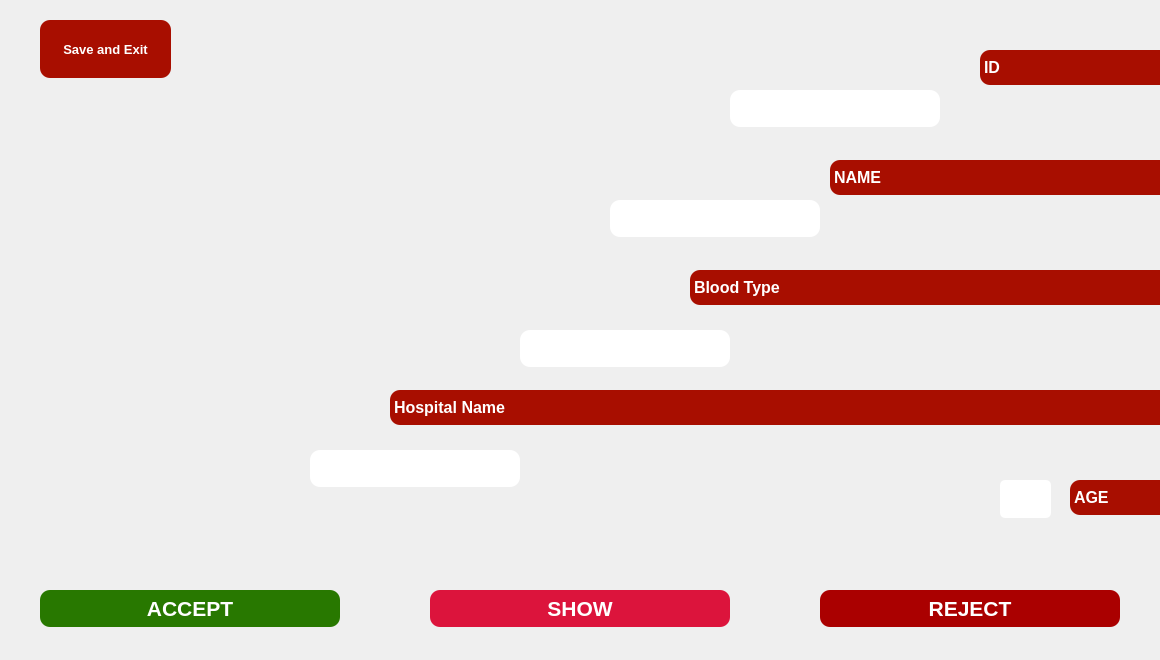
<?xml version="1.0" encoding="UTF-8"?>
<ui version="4.0">
 <class>showrecipientrequests</class>
 <widget class="QDialog" name="showrecipientrequests">
  <property name="geometry">
   <rect>
    <x>0</x>
    <y>0</y>
    <width>1160</width>
    <height>660</height>
   </rect>
  </property>
  <property name="windowTitle">
   <string>Dialog</string>
  </property>
  <widget class="QPlainTextEdit" name="NAME">
   <property name="enabled">
    <bool>true</bool>
   </property>
   <property name="geometry">
    <rect>
     <x>610</x>
     <y>200</y>
     <width>210</width>
     <height>40</height>
    </rect>
   </property>
   <property name="font">
    <font>
     <family>Times New Roman</family>
     <pointsize>16</pointsize>
     <weight>75</weight>
     <bold>true</bold>
    </font>
   </property>
   <property name="layoutDirection">
    <enum>Qt::RightToLeft</enum>
   </property>
   <property name="styleSheet">
    <string notr="true">#NAME{
background-color:rgb(255, 255, 255);
colorr:rgb(220, 20, 60);
border-radius: 10px;
margin-bottom:3px;
}</string>
   </property>
  </widget>
  <widget class="QPushButton" name="save">
   <property name="geometry">
    <rect>
     <x>40</x>
     <y>20</y>
     <width>131</width>
     <height>61</height>
    </rect>
   </property>
   <property name="font">
    <font>
     <pointsize>10</pointsize>
     <weight>75</weight>
     <bold>true</bold>
    </font>
   </property>
   <property name="styleSheet">
    <string notr="true">#save{
color:rgb(255, 255, 255);
background-color: rgb(168, 14, 0);;
border-radius: 10px;
margin-bottom:3px;
}

#save:hover{
background-color: rgb(235, 0, 0);
}</string>
   </property>
   <property name="text">
    <string>Save and Exit</string>
   </property>
  </widget>
  <widget class="QLabel" name="label">
   <property name="geometry">
    <rect>
     <x>980</x>
     <y>50</y>
     <width>210</width>
     <height>40</height>
    </rect>
   </property>
   <property name="font">
    <font>
     <pointsize>12</pointsize>
     <weight>75</weight>
     <bold>true</bold>
    </font>
   </property>
   <property name="styleSheet">
    <string notr="true">#label{
color:white;
background-color:rgb(168, 14, 0);;
border-radius: 10px;
margin-bottom:5px;
}</string>
   </property>
   <property name="text">
    <string>ID</string>
   </property>
   <property name="indent">
    <number>-1</number>
   </property>
  </widget>
  <widget class="QLabel" name="label_4">
   <property name="geometry">
    <rect>
     <x>390</x>
     <y>390</y>
     <width>800</width>
     <height>40</height>
    </rect>
   </property>
   <property name="font">
    <font>
     <pointsize>12</pointsize>
     <weight>75</weight>
     <bold>true</bold>
    </font>
   </property>
   <property name="layoutDirection">
    <enum>Qt::LeftToRight</enum>
   </property>
   <property name="styleSheet">
    <string notr="true">#label_4{
color:white;
background-color:rgb(168, 14, 0);
border-radius: 10px;
margin-bottom:5px;
}</string>
   </property>
   <property name="text">
    <string>Hospital Name</string>
   </property>
  </widget>
  <widget class="QPlainTextEdit" name="BloodType">
   <property name="enabled">
    <bool>true</bool>
   </property>
   <property name="geometry">
    <rect>
     <x>520</x>
     <y>330</y>
     <width>210</width>
     <height>40</height>
    </rect>
   </property>
   <property name="font">
    <font>
     <family>Times New Roman</family>
     <pointsize>16</pointsize>
     <weight>75</weight>
     <bold>true</bold>
    </font>
   </property>
   <property name="layoutDirection">
    <enum>Qt::RightToLeft</enum>
   </property>
   <property name="styleSheet">
    <string notr="true">#BloodType{
background-color:rgb(255, 255, 255);
colorr:rgb(220, 20, 60);
border-radius: 10px;
margin-bottom:3px;
}</string>
   </property>
  </widget>
  <widget class="QPlainTextEdit" name="AGE">
   <property name="geometry">
    <rect>
     <x>1000</x>
     <y>480</y>
     <width>51</width>
     <height>41</height>
    </rect>
   </property>
   <property name="font">
    <font>
     <family>Times New Roman</family>
     <pointsize>16</pointsize>
     <weight>75</weight>
     <bold>true</bold>
    </font>
   </property>
   <property name="styleSheet">
    <string notr="true">#AGE{
background-color:rgb(255, 255, 255);
colorr:rgb(220, 20, 60);
border-radius: 5px;
margin-bottom:3px;
}</string>
   </property>
  </widget>
  <widget class="QLabel" name="label_5">
   <property name="geometry">
    <rect>
     <x>1070</x>
     <y>480</y>
     <width>100</width>
     <height>40</height>
    </rect>
   </property>
   <property name="font">
    <font>
     <pointsize>12</pointsize>
     <weight>75</weight>
     <bold>true</bold>
    </font>
   </property>
   <property name="styleSheet">
    <string notr="true">#label_5{
color:white;
background-color:rgb(168, 14, 0);;
border-radius: 10px;
margin-bottom:5px;
}</string>
   </property>
   <property name="text">
    <string>AGE</string>
   </property>
  </widget>
  <widget class="QPushButton" name="SHOW">
   <property name="geometry">
    <rect>
     <x>430</x>
     <y>590</y>
     <width>300</width>
     <height>40</height>
    </rect>
   </property>
   <property name="font">
    <font>
     <pointsize>16</pointsize>
     <weight>75</weight>
     <bold>true</bold>
    </font>
   </property>
   <property name="styleSheet">
    <string notr="true">#SHOW{
background-color:rgb(220, 20, 60);
color:rgb(255, 255, 255);
border-radius: 10px;
margin-bottom:3px;
}</string>
   </property>
   <property name="text">
    <string>SHOW</string>
   </property>
  </widget>
  <widget class="QPushButton" name="ACCEPT">
   <property name="geometry">
    <rect>
     <x>40</x>
     <y>590</y>
     <width>300</width>
     <height>40</height>
    </rect>
   </property>
   <property name="font">
    <font>
     <pointsize>16</pointsize>
     <weight>75</weight>
     <bold>true</bold>
    </font>
   </property>
   <property name="styleSheet">
    <string notr="true">#ACCEPT{
	color:rgb(255, 255, 255);
background-color:rgb(40, 120, 0);
border-radius: 10px;
margin-bottom:3px;
}

#ACCEPT:hover{
background-color: rgb(19, 207, 35);
}</string>
   </property>
   <property name="text">
    <string>ACCEPT</string>
   </property>
  </widget>
  <widget class="QLabel" name="label_3">
   <property name="geometry">
    <rect>
     <x>690</x>
     <y>270</y>
     <width>600</width>
     <height>40</height>
    </rect>
   </property>
   <property name="font">
    <font>
     <pointsize>12</pointsize>
     <weight>75</weight>
     <bold>true</bold>
    </font>
   </property>
   <property name="styleSheet">
    <string notr="true">#label_3{
color:white;
background-color:rgb(168, 14, 0);;
border-radius: 10px;
margin-bottom:5px;
}</string>
   </property>
   <property name="text">
    <string>Blood Type</string>
   </property>
  </widget>
  <widget class="QPushButton" name="REJECT">
   <property name="geometry">
    <rect>
     <x>820</x>
     <y>590</y>
     <width>300</width>
     <height>40</height>
    </rect>
   </property>
   <property name="font">
    <font>
     <pointsize>16</pointsize>
     <weight>75</weight>
     <bold>true</bold>
    </font>
   </property>
   <property name="styleSheet">
    <string notr="true">#REJECT{
color:rgb(255, 255, 255);
background-color:rgb(170, 0, 0);
border-radius: 10px;
margin-bottom:3px;
}


#REJECT:hover{
background-color: rgb(235, 0, 0);
}</string>
   </property>
   <property name="text">
    <string>REJECT</string>
   </property>
  </widget>
  <widget class="QLabel" name="label_2">
   <property name="geometry">
    <rect>
     <x>830</x>
     <y>160</y>
     <width>400</width>
     <height>40</height>
    </rect>
   </property>
   <property name="font">
    <font>
     <pointsize>12</pointsize>
     <weight>75</weight>
     <bold>true</bold>
    </font>
   </property>
   <property name="styleSheet">
    <string notr="true">#label_2{
color:white;
background-color:rgb(168, 14, 0);;
border-radius: 10px;
margin-bottom:5px;
}</string>
   </property>
   <property name="text">
    <string>NAME</string>
   </property>
  </widget>
  <widget class="QPlainTextEdit" name="ID">
   <property name="enabled">
    <bool>true</bool>
   </property>
   <property name="geometry">
    <rect>
     <x>730</x>
     <y>90</y>
     <width>210</width>
     <height>40</height>
    </rect>
   </property>
   <property name="font">
    <font>
     <family>Times New Roman</family>
     <pointsize>16</pointsize>
     <weight>75</weight>
     <bold>true</bold>
    </font>
   </property>
   <property name="layoutDirection">
    <enum>Qt::RightToLeft</enum>
   </property>
   <property name="styleSheet">
    <string notr="true">#ID{
background-color:rgb(255, 255, 255);
color:rgb(220, 20, 60);
border-radius: 10px;
margin-bottom:3px;
}</string>
   </property>
  </widget>
  <widget class="QPlainTextEdit" name="HospitalName">
   <property name="enabled">
    <bool>true</bool>
   </property>
   <property name="geometry">
    <rect>
     <x>310</x>
     <y>450</y>
     <width>210</width>
     <height>40</height>
    </rect>
   </property>
   <property name="font">
    <font>
     <family>Times New Roman</family>
     <pointsize>16</pointsize>
     <weight>75</weight>
     <bold>true</bold>
    </font>
   </property>
   <property name="layoutDirection">
    <enum>Qt::RightToLeft</enum>
   </property>
   <property name="styleSheet">
    <string notr="true">#HospitalName{
background-color:rgb(255, 255, 255);
colorr:rgb(220, 20, 60);
border-radius: 10px;
margin-bottom:3px;
}</string>
   </property>
  </widget>
 </widget>
 <resources/>
 <connections/>
</ui>
